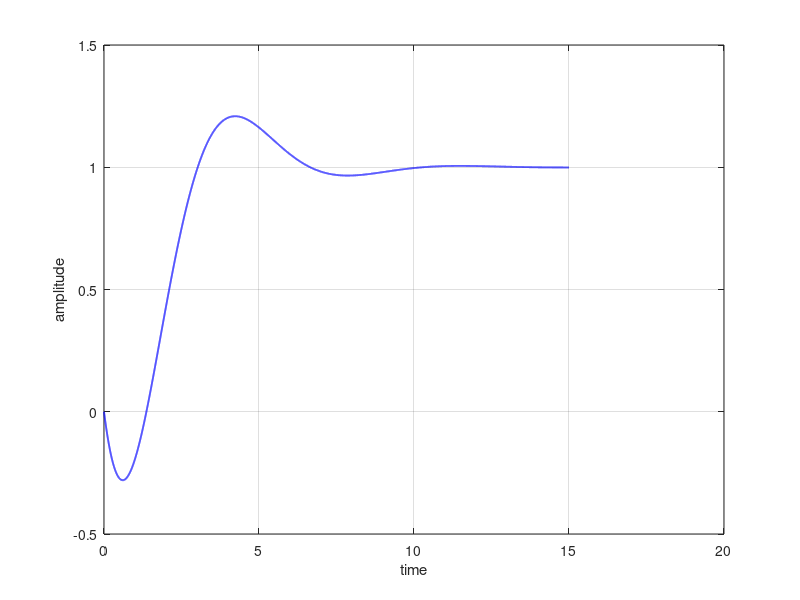
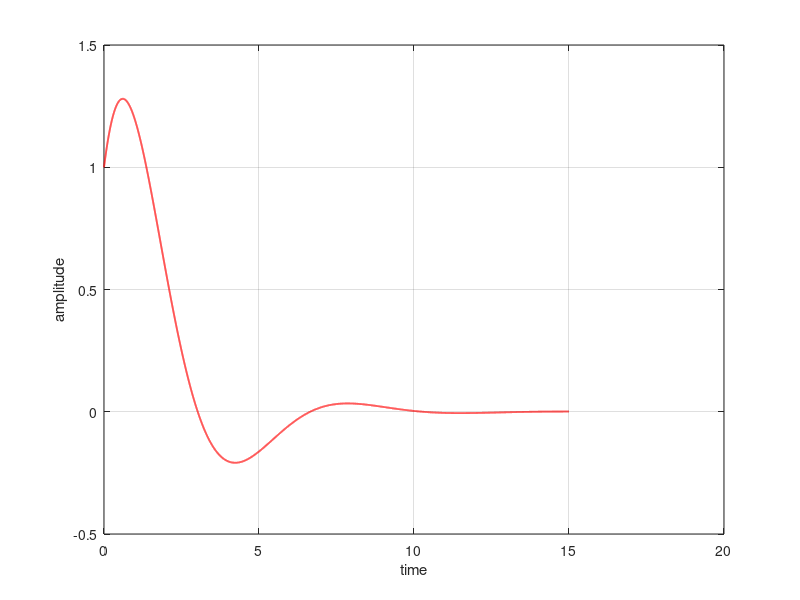

Here is the MATLAB script that generated these plots, in order:
clear; clc; close all;

num = [-1 1];
den = [1 2 0];
W = tf(num, den);

t = linspace(0, 15, 15001);
Gc1=feedback(W,1);
Ge=feedback(1,W);

y= step(Gc1, t);
e= step(Ge, t);

figure;
plot(t,y,'b','LineWidth',1.3); hold on;
xlabel('time');
ylabel('amplitude');
grid on;

figure;
plot(t,e,'r','LineWidth',1.3); 
xlabel('time');
ylabel('amplitude');
grid on;
